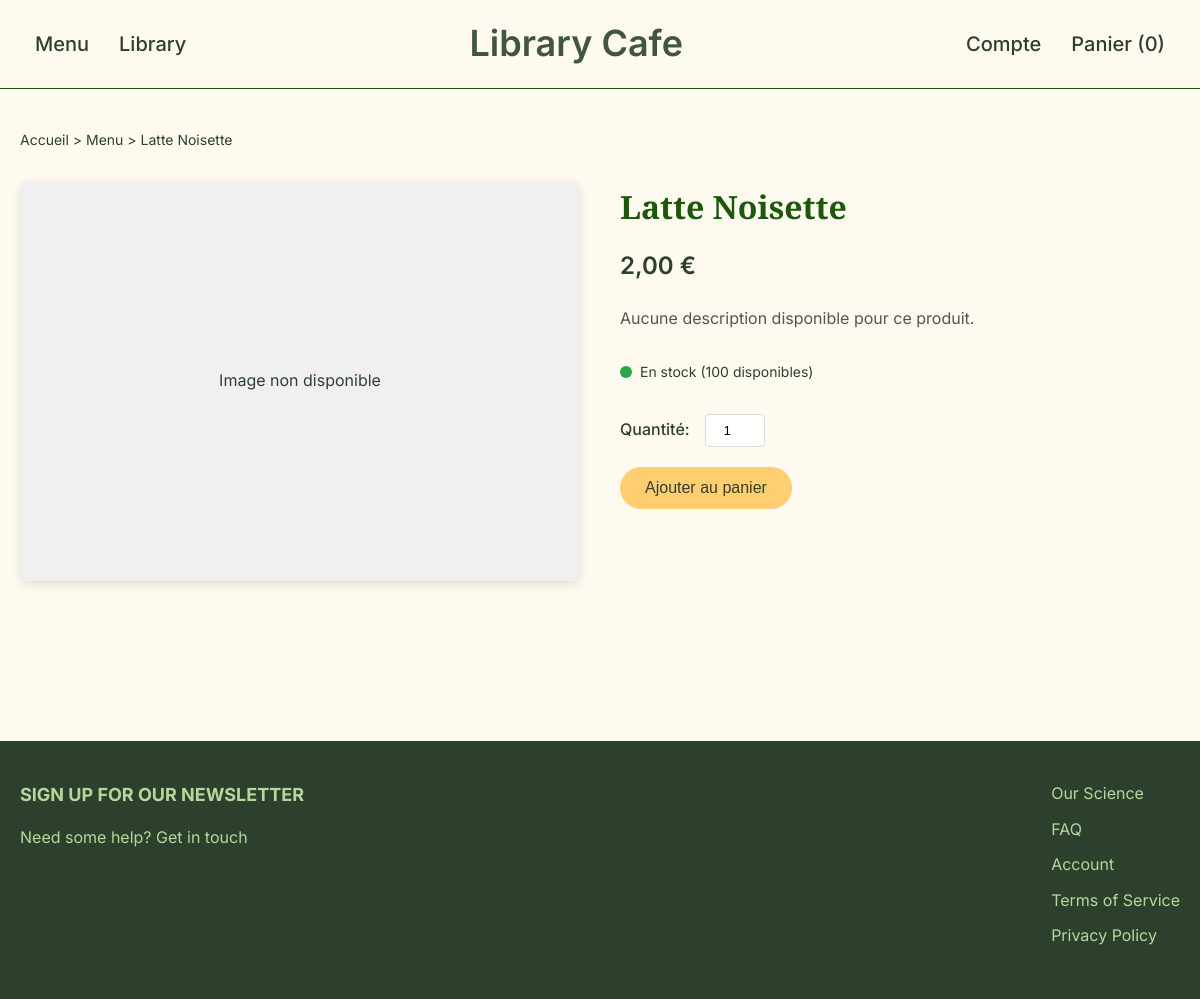
Page /produit.php?id=6 on the committed database.
### tables this page shows
CREATE TABLE `produits` (
  `id` int(11) NOT NULL,
  `nom` varchar(100) NOT NULL,
  `prix` decimal(5,2) NOT NULL,
  `stock` int(11) DEFAULT 100
);

### produit.php (the view, shortened to what this page needs)
<?php
require_once 'bdd.php';
$id = intval($_GET['id']);
$stmt = $pdo->prepare("SELECT p.*, c.nom AS categorie_nom
                       FROM produits p
                       LEFT JOIN categories c ON p.categorie_id = c.id
                       WHERE p.id = ?");
$stmt->execute([$id]);
$produit = $stmt->fetch();
?>
<!DOCTYPE html>
<html lang="fr">
<head>
</head>
<body>
    <header>
        <div class="header-container">
            <nav class="left-nav">
                <ul>
                    <li><a href="menu.php">Menu</a></li>
                    <li><a href="library.php">Library</a></li>
                </ul>
            </nav>
            <a href="Accueil.php" class="logo">Library Cafe</a>
            <nav class="right-nav">
                <ul>
                    <li><a href="profil.php">Compte</a></li>
                    <li><a href="panier.php">Panier (<?= isset($_SESSION['panier']) ? count($_SESSION['panier']) : 0 ?>)</a></li>
                </ul>
            </nav>
        </div>
    </header>
    <main>
        <div class="container">
            <div class="breadcrumb">
                <a href="Accueil.php">Accueil</a> &gt;
                <a href="menu.php">Menu</a> &gt;
                <span><?= htmlspecialchars($produit['nom']) ?></span>
            </div>
            <section class="product-detail">
                <div class="product-image">
                    <?php if (!empty($produit['image']) && file_exists($produit['image'])): ?>
                        <img src="<?= htmlspecialchars($produit['image']) ?>" alt="<?= htmlspecialchars($produit['nom']) ?>">
                    <?php else: ?>
                        <div style="width:100%; height:100%; display:flex; align-items:center; justify-content:center; background-color:#f0f0f0;">
                            <span>Image non disponible</span>
                        </div>
                    <?php endif; ?>
                </div>
                <div class="product-info">
                    <h1 class="product-title"><?= htmlspecialchars($produit['nom']) ?></h1>
                    <div class="product-price"><?= number_format($produit['prix'], 2, ',', ' ') ?> €</div>
                    <?php if (isset($produit['description']) && !empty($produit['description'])): ?>
                        <div class="product-description"><?= nl2br(htmlspecialchars($produit['description'])) ?></div>
                    <?php else: ?>
                        <div class="product-description">Aucune description disponible pour ce produit.</div>
                    <?php endif; ?>
                    <div class="product-stock">
                        <?php if ($produit['stock'] > 10): ?>
                            <div class="stock-indicator in-stock"></div>
                            <span>En stock (<?= $produit['stock'] ?> disponibles)</span>
                        <?php elseif ($produit['stock'] > 0): ?>
                            <div class="stock-indicator low-stock"></div>
                            <span>Stock limité (<?= $produit['stock'] ?> restants)</span>
                        <?php else: ?>
                            <div class="stock-indicator out-of-stock"></div>
                            <span>Rupture de stock</span>
                        <?php endif; ?>
                    </div>
                    <div class="product-actions">
                        <form method="post" action="add_to_cart.php">
                            <div class="quantity-selector">
                                <label for="quantity">Quantité:</label>
                                <input type="number" id="quantity" name="quantité" value="1" min="1" max="<?= $produit['stock'] ?>" class="quantity-input">
                            </div>
                            <button type="submit" class="add-to-cart-btn" <?= $produit['stock'] <= 0 ? 'disabled' : '' ?>>
                                Ajouter au panier
                            </button>
                        </form>
                    </div>
                </div>
            </section>
        </div>
    </main>
    <footer>
        <div class="footer-container">
            <div class="footer-links">
                <h3>SIGN UP FOR OUR NEWSLETTER</h3>
                <p>Need some help? Get in touch</p>
            </div>
            <div class="footer-links">
                <ul>
                    <li><a href="#">Our Science</a></li>
                    <li><a href="#">FAQ</a></li>
                    <li><a href="#">Account</a></li>
                    <li><a href="#">Terms of Service</a></li>
                    <li><a href="#">Privacy Policy</a></li>
                </ul>
            </div>
        </div>
    </footer>
</body>
</html>

### produit.php (style rules this page uses)
* { margin: 0; padding: 0; box-sizing: border-box; }
body { font-family: 'Inter', sans-serif; background-color: #FEFAEF; color: #2D402D; line-height: 1.6; }
.container { max-width: 1280px; margin: 0 auto; padding: 0 20px; }
header { background-color: #FEFAEF; border-bottom: 1px solid #195908; padding: 15px 0; }
.header-container { display: flex; justify-content: space-between; align-items: center; max-width: 1280px; margin: 0 auto; padding: 0 20px; }
.logo { font-family: 'Inter', sans-serif; font-size: 36px; font-weight: 600; color: #40573D; text-decoration: none; }
nav ul { display: flex; list-style: none; }
nav li { margin: 0 15px; }
nav a { color: #2D402D; text-decoration: none; font-weight: 500; font-size: 20px; }
main { padding: 40px 0; }
.breadcrumb { margin-bottom: 30px; font-size: 14px; }
.breadcrumb a { color: #2D402D; text-decoration: none; }
.product-detail { display: flex; gap: 40px; margin-bottom: 60px; }
.product-image { flex: 1; position: relative; border-radius: 8px; overflow: hidden; box-shadow: 0 4px 10px rgba(0,0,0,0.1); height: 400px; background-color: white; }
.product-info { flex: 1; }
.product-title { font-family: 'Instrument Serif', serif; font-size: 32px; color: #195908; margin-bottom: 15px; }
.product-price { font-size: 24px; font-weight: 600; margin-bottom: 20px; }
.product-description { margin-bottom: 30px; color: #555; }
.product-stock { display: flex; align-items: center; margin-bottom: 20px; font-size: 14px; }
.stock-indicator { width: 12px; height: 12px; border-radius: 50%; margin-right: 8px; }
.in-stock { background-color: #28a745; }
.product-actions { margin-top: 30px; }
.quantity-selector { display: flex; align-items: center; margin-bottom: 20px; }
.quantity-selector label { margin-right: 15px; font-weight: 500; }
.quantity-input { width: 60px; padding: 8px; text-align: center; border: 1px solid #ddd; border-radius: 4px; }
.add-to-cart-btn { display: inline-block; padding: 12px 25px; background-color: #FFCE70; color: #2D402D; border: none; border-radius: 50px; font-weight: 500; cursor: pointer; font-size: 16px; transition: background-color 0.3s; }
footer { background-color: #2D402D; color: #B2D99A; padding: 40px 0; margin-top: 60px; }
.footer-container { display: flex; justify-content: space-between; max-width: 1280px; margin: 0 auto; padding: 0 20px; }
.footer-links h3 { font-size: 18px; margin-bottom: 15px; }
.footer-links ul { list-style: none; }
.footer-links li { margin-bottom: 10px; }
.footer-links a { color: #B2D99A; text-decoration: none; }

### rows in the picture
produits: nom "Latte Noisette", prix "2,00", stock "100"
